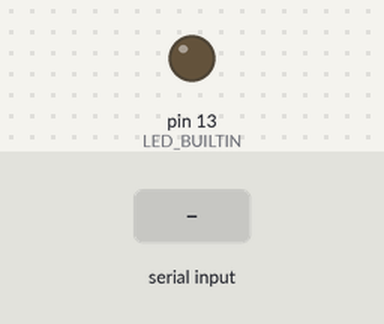
A sketch run on a simulated Arduino Uno, built with avr-gcc and run on an emulated ATmega328P. On the bench: output pins drawn as LEDs (lit = HIGH). Dashed ring = blinking. The test bench sets the inputs (shaded band). What the sketch prints to the serial monitor is not drawn.

Above: at 1.3 s.
1.4 s: "3" received over the second serial link
At 1.63 s:
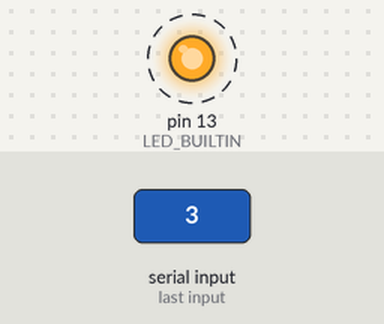
4.4 s: "1" received over the second serial link
At 4.9 s:
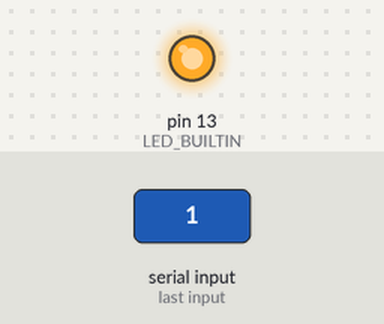
6.0 s: "2" received over the second serial link
At 7.3 s:
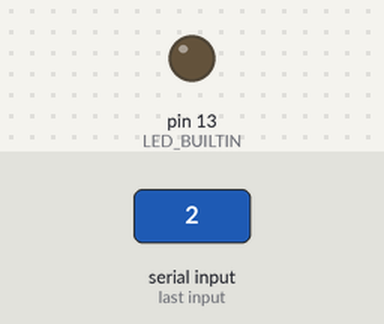
Timing chart, 0 to 9.0 s (numbered marks = the images above; inputs shaded):
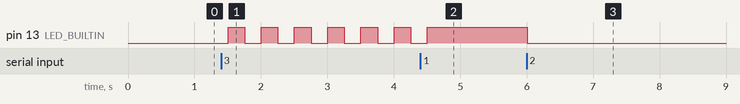

The sketch:

bt-remote.ino
```cpp
#include <SoftwareSerial.h>

const int tx_pin = 2; // pin connected to RXD
const int rx_pin = 3; // pin connected to TXD

SoftwareSerial hc05_serial(rx_pin, tx_pin);

bool blink = false;

void setup() {
  // open PC serial
  Serial.begin(9600);
  Serial.print("Sketch: ");
  Serial.println(__FILE__);
  Serial.print("Uploaded: ");
  Serial.println(__DATE__);
  Serial.println(" ");

  // open HC-05 serial
  hc05_serial.begin(9600);
  Serial.println("Hc05Serial ready");
  Serial.println(" ");

  pinMode(LED_BUILTIN, OUTPUT);
}

void loop() {
  if (hc05_serial.available()) {
    int c = hc05_serial.read();
    Serial.write(c);
    switch (c) {
      case '1':
        blink = false;
        digitalWrite(LED_BUILTIN, HIGH);
        break;
      case '2':
        blink = false;
        digitalWrite(LED_BUILTIN, LOW);
        break;
      case '3':
        blink = true;
        break;
      default:
        break;
    }
  }
  if (blink) {
    digitalWrite(LED_BUILTIN, HIGH);
    delay(250);
    digitalWrite(LED_BUILTIN, LOW);
  }
  delay(250);
}
```

Measured:
- after the input at 1.4 s, pin 13 (LED_BUILTIN): alternates HIGH for 0.25 s and LOW for 0.25 s, starting after 0.11 s
- after the input at 4.4 s, pin 13 (LED_BUILTIN): goes on until 4.5 s, then stays HIGH
- after the input at 6.0 s, pin 13 (LED_BUILTIN): HIGH → LOW at once
